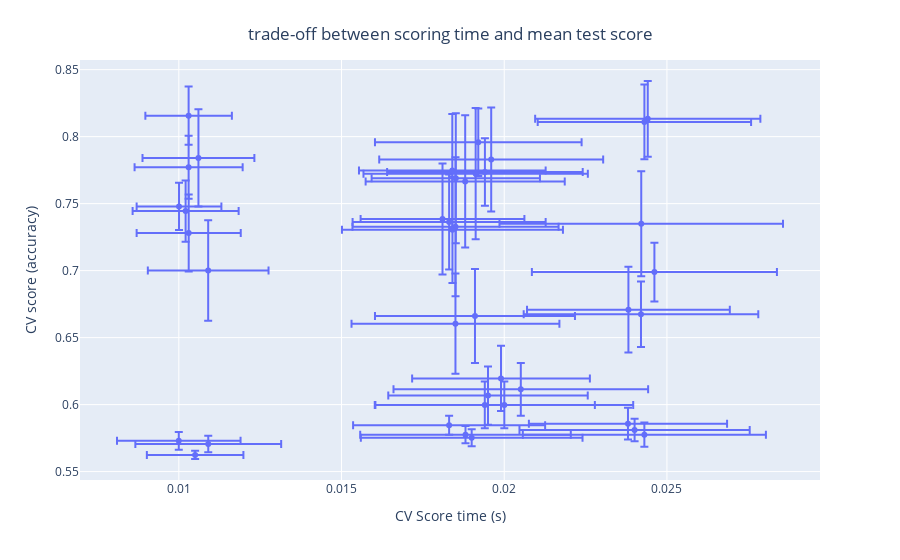

The cell this chart's notebook holds for it:
### Code cell
import plotly.express as px

param_names = [shorten_param(name) for name in parameter_grid.keys()]
labels = {
    "mean_score_time": "CV Score time (s)",
    "mean_test_score": "CV score (accuracy)",
}
fig = px.scatter(
    cv_results,
    x="mean_score_time",
    y="mean_test_score",
    error_x="std_score_time",
    error_y="std_test_score",
    hover_data=param_names,
    labels=labels,
)
fig.update_layout(
    title={
        "text": "trade-off between scoring time and mean test score",
        "y": 0.95,
        "x": 0.5,
        "xanchor": "center",
        "yanchor": "top",
    }
)
fig

### Figure 1 — Plotly figure (JSON) as saved in the notebook; plotly's stock layout.template omitted (floating-point values rounded to 4 significant figures)
{"data": [{"customdata": [[1, 3, [1, 2], "l2", 10], [0.6, 3, [1, 2], "l2", 100], [0.6, 10, [1, 1], "l1", 0.01], [1, 10, [1, 2], "l2", 0.001], [0.2, 3, [1, 2], "l2", 1], [0.2, 1, [1, 2], "l2", 1000], [0.2, 1, [1, 2], "l2", 1], [1, 5, [1, 2], "l1", 100000], [0.2, 5, [1, 2], "l2", 0.001], [0.4, 10, [1, 2], "l1", 0.001], [1, 5, [1, 2], "l2", 1e-06], [0.4, 10, [1, 2], "l2", 100], [0.6, 3, [1, 2], "l1", 100], [0.2, 1, [1, 1], "l1", 0.01], [0.6, 10, [1, 2], "l2", 0.01], [0.8, 3, [1, 2], "l1", 0.001], [0.8, 5, [1, 1], "l1", 10000], [0.8, 1, [1, 1], "l2", 100], [0.4, 5, [1, 2], "l1", 1], [0.8, 1, [1, 2], "l1", 1], [0.2, 1, [1, 1], "l2", 1e-06], [0.4, 5, [1, 2], "l2", 1e-06], [0.8, 1, [1, 2], "l2", 1], [0.4, 10, [1, 2], "l2", 1e-06], [0.6, 1, [1, 1], "l2", 1], [1, 1, [1, 2], "l1", 1], [0.2, 1, [1, 2], "l1", 1000000], [0.8, 1, [1, 2], "l2", 10000], [0.8, 10, [1, 1], "l1", 0.01], [1, 5, [1, 1], "l1", 0.001], [0.2, 5, [1, 2], "l2", 0.01], [0.8, 10, [1, 2], "l2", 100000], [0.4, 1, [1, 2], "l1", 1e-06], [0.6, 3, [1, 2], "l1", 100000], [0.2, 5, [1, 1], "l2", 10000], [1, 1, [1, 1], "l2", 10000], [0.6, 3, [1, 2], "l1", 1], [0.8, 3, [1, 2], "l2", 1000000], [0.8, 3, [1, 2], "l2", 0.001], [0.2, 1, [1, 2], "l2", 0.1]], "error_x": {"array": [0.003065, 0.003912, 0.001629, 0.002517, 0.003006, 0.003765, 0.004356, 0.003236, 0.003447, 0.003167, 0.002587, 0.003194, 0.003961, 0.001329, 0.002967, 0.003175, 0.001898, 0.00224, 0.003073, 0.003045, 0.001719, 0.003059, 0.003116, 0.003395, 0.001855, 0.003538, 0.003605, 0.003735, 0.001302, 0.001661, 0.002868, 0.002951, 0.003279, 0.003382, 0.0016, 0.001483, 0.002731, 0.003406, 0.003441, 0.003461]}, "error_y": {"array": [0.02171, 0.01966, 0.02281, 0.04142, 0.0252, 0.02185, 0.03919, 0.006436, 0.04904, 0.05189, 0.0485, 0.03742, 0.01747, 0.02174, 0.03543, 0.02524, 0.006668, 0.00618, 0.03508, 0.01186, 0.03629, 0.04938, 0.03193, 0.03959, 0.03748, 0.008394, 0.02448, 0.00909, 0.01756, 0.02348, 0.04223, 0.007072, 0.02788, 0.01747, 0.02866, 0.003036, 0.02429, 0.006308, 0.03887, 0.02826]}, "hovertemplate": "CV Score time (s)=%{x}<br>CV score (accuracy)=%{y}<br>max_df=%{customdata[0]}<br>min_df=%{customdata[1]}<br>ngram_range=%{customdata[2]}<br>norm=%{customdata[3]}<br>alpha=%{customdata[4]}<extra></extra>", "legendgroup": "", "marker": {"color": "#636efa", "symbol": "circle"}, "mode": "markers", "name": "", "orientation": "v", "showlegend": false, "type": "scatter", "x": [0.0195, 0.02051, 0.01021, 0.0181, 0.01941, 0.02462, 0.02421, 0.01881, 0.01912, 0.0185, 0.01851, 0.0185, 0.02, 0.0103, 0.01831, 0.0192, 0.009999, 0.0109, 0.0191, 0.0238, 0.0106, 0.0188, 0.02382, 0.01841, 0.0109, 0.02401, 0.0242, 0.02431, 0.01001, 0.0103, 0.0184, 0.01831, 0.02431, 0.0194, 0.0103, 0.0105, 0.0199, 0.019, 0.0196, 0.02441], "xaxis": "x", "y": [0.6067, 0.6114, 0.7444, 0.7386, 0.7736, 0.6989, 0.7351, 0.5776, 0.7724, 0.7327, 0.7689, 0.6604, 0.5997, 0.8156, 0.7363, 0.7958, 0.5729, 0.5706, 0.6662, 0.5857, 0.7841, 0.7666, 0.6709, 0.7304, 0.7, 0.5811, 0.6674, 0.5776, 0.7479, 0.7771, 0.7747, 0.5846, 0.811, 0.5997, 0.7281, 0.5624, 0.6195, 0.5753, 0.7829, 0.8133], "yaxis": "y"}], "layout": {"legend": {"tracegroupgap": 0}, "margin": {"t": 60}, "title": {"text": "trade-off between scoring time and mean test score", "x": 0.5, "xanchor": "center", "y": 0.95, "yanchor": "top"}, "xaxis": {"anchor": "y", "domain": [0, 1], "title": {"text": "CV Score time (s)"}}, "yaxis": {"anchor": "x", "domain": [0, 1], "title": {"text": "CV score (accuracy)"}}}}
